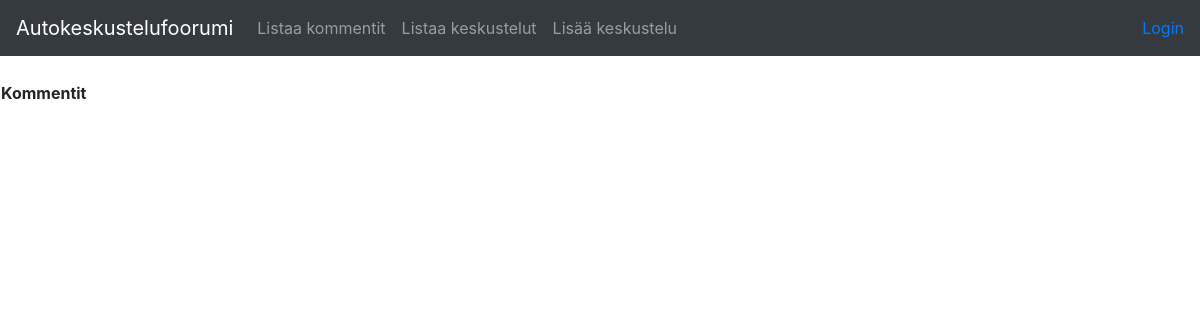
/comments, run on an earlier commit of the app's database.
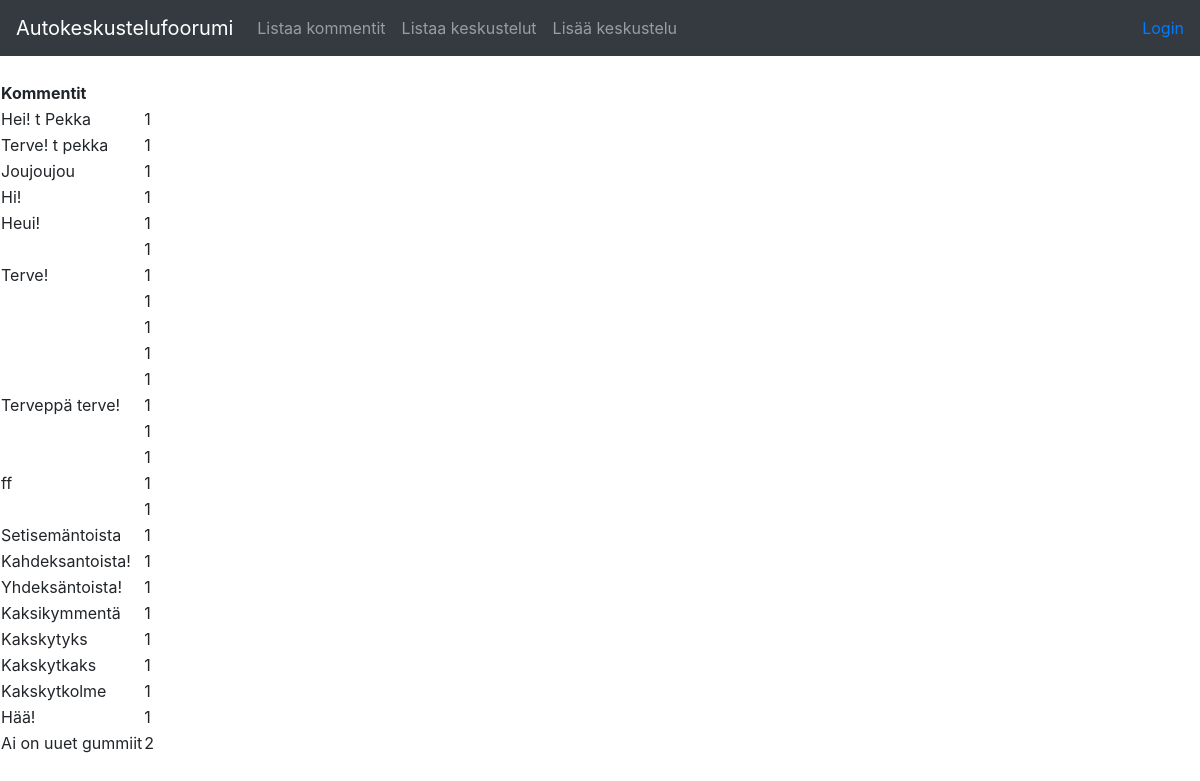
And on a later commit of the database.
### application/comments/models.py (models this page shows, shortened)
class Comment(db.Model):
    id = db.Column(db.Integer, primary_key=True)
    date_created = db.Column(db.DateTime, default=db.func.current_timestamp())
    date_modified = db.Column(db.DateTime, default=db.func.current_timestamp(),
    onupdate=db.func.current_timestamp())
    name = db.Column(db.String(144), nullable=False)
    account_id = db.Column(db.Integer, db.ForeignKey('account.id'),  nullable=False)

### application/comments/views.py (the view)
@app.route("/comments", methods=["GET"])
def comments_index():
    return render_template("comments/list.html", comments = Comment.query.all())

### application/templates/comments/list.html (shortened to what this page needs)
{% extends "layout.html" %}
{% block body %}
  <table>
    <tr>
      <th>Kommentit</th>
      <th></th>
    </tr>
    {% for comment in comments %}
    <tr>
      <td>{{ comment.name }}</td>
      <td>{{ comment.account_id }}</td>
    </tr>
    {% endfor %}
  </table>
{% endblock %}

What changed in the data, as far as the page shows it:
added Comment: name "Hei! t Pekka", account_id "1"
added Comment: name "Terve! t pekka", account_id "1"
added Comment: name "Joujoujou", account_id "1"
added Comment: name "Hi!", account_id "1"
added Comment: name "Heui!", account_id "1"
added Comment: account_id "1"
added Comment: name "Terve!", account_id "1"
added Comment: account_id "1"
added Comment: account_id "1"
added Comment: account_id "1"
added Comment: account_id "1"
added Comment: name "Terveppä terve!", account_id "1"
added Comment: account_id "1"
added Comment: account_id "1"
added Comment: name "ff", account_id "1"
added Comment: account_id "1"
added Comment: name "Setisemäntoista", account_id "1"
added Comment: name "Kahdeksantoista!", account_id "1"
added Comment: name "Yhdeksäntoista!", account_id "1"
added Comment: name "Kaksikymmentä", account_id "1"
added Comment: name "Kakskytyks", account_id "1"
added Comment: name "Kakskytkaks", account_id "1"
added Comment: name "Kakskytkolme", account_id "1"
added Comment: name "Hää!", account_id "1"
added Comment: name "Ai on uuet gummiit", account_id "2"
